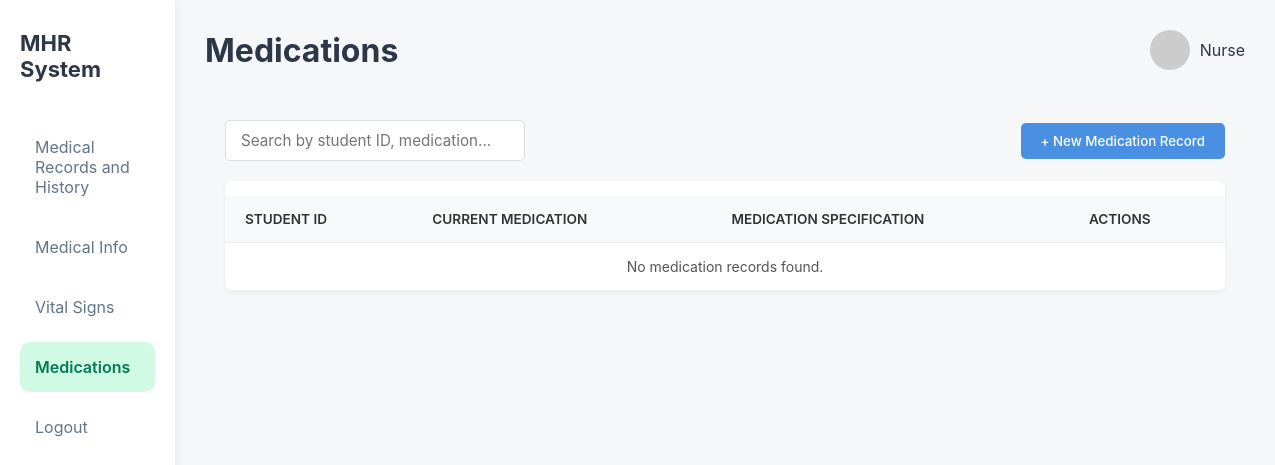
/nurse/medications.php, run on an earlier commit of the app's database.
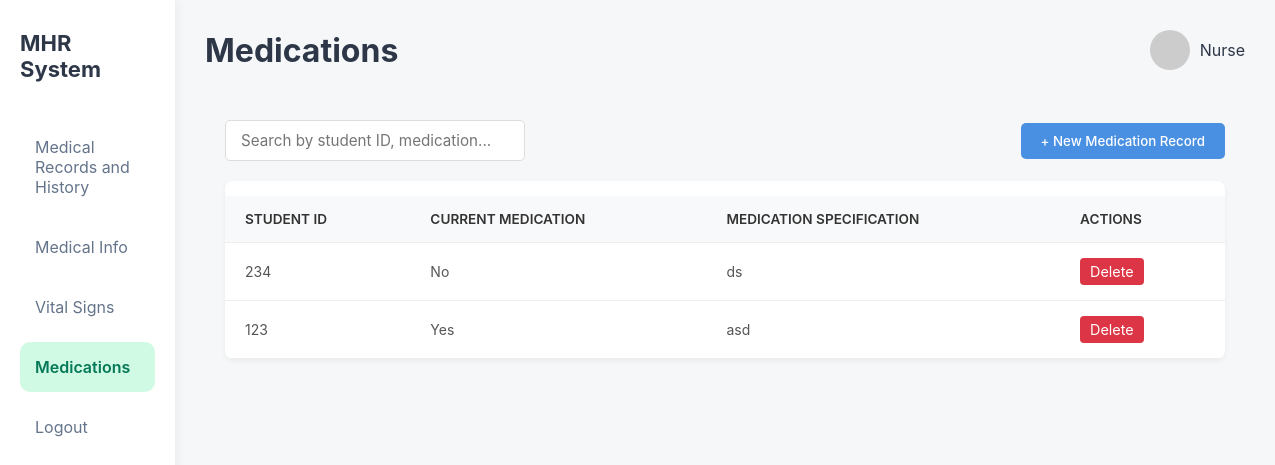
And on a later commit of the database.
### tables this page shows
CREATE TABLE `current_medication` (
  `id` int(11) NOT NULL,
  `student_id` int(11) NOT NULL,
  `current_medication` enum('Yes','No') DEFAULT 'No',
  `medication_specify` text DEFAULT NULL
);

### nurse/medications.php (the view, shortened to what this page needs)
<?php
$servername = "localhost";
$db_username = "root";
$db_password = "";
$dbname = "mhr";
$conn = new mysqli($servername, $db_username, $db_password, $dbname);
$search = $_GET['search'] ?? '';
$records = [];
$sql_fetch = "SELECT * FROM current_medication";
$sql_fetch .= " ORDER BY id DESC";
$stmt_fetch = $conn->prepare($sql_fetch);
if ($stmt_fetch) {
    $stmt_fetch->execute();
    $result = $stmt_fetch->get_result();
    if ($result) {
        $records = $result->fetch_all(MYSQLI_ASSOC);
    }
}
?>
<!DOCTYPE html>
<html lang="en">
<head>
<link rel="stylesheet" href="medications.css">
<link rel="stylesheet" href="dashboard.css">
</head>
<body>
<div class="dashboard">
<?php include 'sidebar.php'; ?>
<main class="main">
<header class="topbar">
<h1>Medications</h1>
<div class="admin">
<img src="https://i.pravatar.cc/40">
<span>Nurse</span>
</div>
</header>
<section class="medications-container">
    <div class="medications-controls">
        <form class="search-box" method="GET" action="medications.php">
            <input type="text" name="search" value="<?php echo htmlspecialchars($search); ?>" placeholder="Search by student ID, medication...">
        </form>
        <button class="btn-add-record">
            <span>+ New Medication Record</span>
        </button>
    </div>
    <div class="table-responsive">
        <table class="medications-table">
            <thead>
                <tr>
                    <th>Student ID</th>
                    <th>Current Medication</th>
                    <th>Medication Specification</th>
                    <th>Actions</th>
                </tr>
            </thead>
            <tbody>
                <?php if (!empty($records)): ?>
                    <?php foreach ($records as $record): ?>
                        <tr>
                            <td><?php echo htmlspecialchars($record['student_id']); ?></td>
                            <td><?php echo htmlspecialchars($record['current_medication']); ?></td>
                            <td><?php echo htmlspecialchars($record['medication_specify']); ?></td>
                            <td>
                                <form method="POST" action="medications.php" style="display:inline-block;" onsubmit="return confirm('Are you sure you want to delete this record?');">
                                    <button type="submit" name="delete_medication" class="btn-action delete">Delete</button>
                                </form>
                            </td>
                        </tr>
                    <?php endforeach; ?>
                <?php else: ?>
                    <tr>
                        <td colspan="4" style="text-align: center;">No medication records found.</td>
                    </tr>
                <?php endif; ?>
            </tbody>
        </table>
    </div>
</section>
</main>
</div>
</body>
</html>

What changed in the data, as far as the page shows it:
added current_medication: student "234", current_medication "No", medication_specify "ds"
added current_medication: student "123", current_medication "Yes", medication_specify "asd"
Also different on the page:
text no longer shown: "No medication records found."
